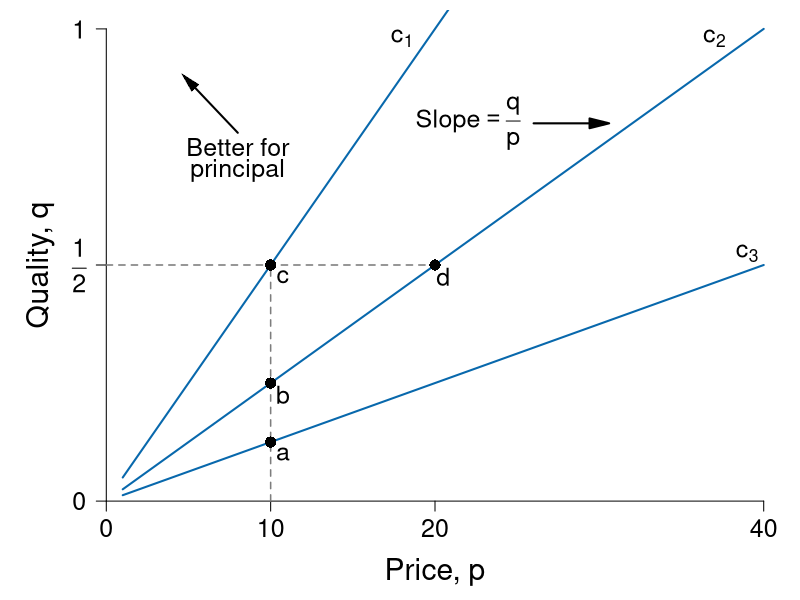

R code for this plot:
require(ggplot2)
require(shape)
pdf(file = "information_power/principal_isoprofit.pdf", width = 9, height = 7)

#Set parameters for graphics
axislabelsize <- 1.8
labelsize <- 1.5
namesize <- 1.8
annotatesize <- 1.5
graphlinewidth <- 2
segmentlinewidth <- 1.5

COL <- c("#7fc97f", "#beaed4", "#fdc086", "#ffff99", "#386cb0", "#f0027f", "#bf5b17", "#666666")
COLA <- c("#e0f3db", "#99d8c9","#66c2a4","#41ae76", "#238b45", "#005824")
COLB <- c("#c6dbef", "#4eb3d3", "#2b8cbe", "#0868ac","#084081")
COLC <- c("#fcfbfd", "#efedf5", "#dadaeb", "#bcbddc", "#9e9ac8", "#807dba", "#6a51a3", "#54278f", "#3f007d")
grays <- gray.colors(25, start = 1, end = 0)

solowCondition <- function(p, delta = 5, slope = 8){
  (p*(1/(slope*delta)))
}

par(mar =  c(4, 4, 0.5, 0.5))
xlims <- c(0, 40)
ylims <- c(0, 1)


plot(0, 0, xlim = xlims, ylim = ylims, type = "n",
     xlab = "",
     ylab = "",
     xaxt = "n", yaxt = "n", cex.lab = axislabelsize, bty = "n")

npts <- 500 
npts2 <- 501
#Specify the sequences of points for graphing. 
xx1 <- seq(10, xlims[2], length.out = npts)
xx2 <- seq(1, xlims[2], length.out = npts)

#Draw the lines for the graphs
lines(xx2, solowCondition(xx2, delta = 5, slope = 4), col = COLB[4], lwd = graphlinewidth)
lines(xx2, solowCondition(xx2, delta = 5), col = COLB[4], lwd = graphlinewidth)
lines(xx2, solowCondition(xx2, delta = 5, slope = 16), col = COLB[4], lwd = graphlinewidth)

#Customize ticks and labels for the plot
ticksy <- c(0, 0.5, 1)
ylabels <- c(0, expression(paste(frac(1,2))), 1)
ticksx <- c(0, 10, 20, 40)
xlabels <- c(0, 10, 20, 40)
axis(1, at = ticksx, pos = 0, labels = xlabels, cex.axis = annotatesize)
axis(2, at = ticksy, pos = 0, labels = ylabels, las = 1, cex.axis = annotatesize)

mtext(expression(paste("Price, ", p)), side=1, line = 2.5, cex = axislabelsize)
text(-4, ylims[2] - 0.5*(ylims[2] - ylims[1]), expression(paste("Quality, ", q)), xpd = TRUE, cex = axislabelsize, srt = 90) 


#Annotation of the three graphs and the NE
# text(18, 0.98, expression(paste(pi[3])), cex = annotatesize)
# text(37, 0.98, expression(paste(pi[2])), cex = annotatesize)
# text(39, 0.525, expression(paste(pi[1])), cex = annotatesize)
text(18, 0.98, expression(paste(c[1])), cex = annotatesize)
text(37, 0.98, expression(paste(c[2])), cex = annotatesize)
text(39, 0.525, expression(paste(c[3])), cex = annotatesize)

#Lines for the coordinates of the Nash equilbrium
segments(0, 0.5, 20, 0.5, lty = 2, col = grays[20], lwd = segmentlinewidth)
segments(10, 0, 10, 0.5, lty = 2, col = grays[20], lwd = segmentlinewidth)

#Add a point for the NE
points(20, 0.5, pch = 16, col = "black", cex = 1.5)
text(20 + 0.5, 0.5 - 0.025, expression(paste(d)), cex = annotatesize)

points(10, 0.5, pch = 16, col = "black", cex = 1.5)
text(10 + 0.75, 0.5 - 0.025, expression(paste(c)), cex = annotatesize)

points(10, 0.25, pch = 16, col = "black", cex = 1.5)
text(10 + 0.75, 0.25  - 0.025, expression(paste(b)), cex = annotatesize)

points(10, 0.125, pch = 16, col = "black", cex = 1.5)
text(10 + 0.75, 0.125 - 0.025, expression(paste(a)), cex = annotatesize)

#Arrow to Slope of BRF
# Arrows(14.2, 0.12, 12.2, 0.12, col = "black", lty = 1, lwd = 2, arr.type = "triangle")
# text(16.8, 0.12, expression(paste("Slope = ", q[p])))

#Arrow to Slope of isoprofit
Arrows(26, 0.80, 30, 0.80, col = "black", lty = 1, lwd = 2, arr.type = "triangle")
text(22, 0.80, expression(paste("Slope", phantom() == frac(q, p))), cex = annotatesize)

text(8, 0.75, expression("Better for"), cex = labelsize)
text(8, 0.7, expression("principal"), cex = labelsize)
Arrows(8, 0.78, 5, 0.89, col = "black", lty = 1, lwd = 2, arr.type = "triangle", arr.lwd = 0.5)


#Arrows(20, 0.15, 25, 0.22, col = "black", lty = 1, lwd = 2, arr.type = "triangle")
#text(22, 0.10, expression(paste("Better for principal")), cex = annotatesize)



dev.off()
